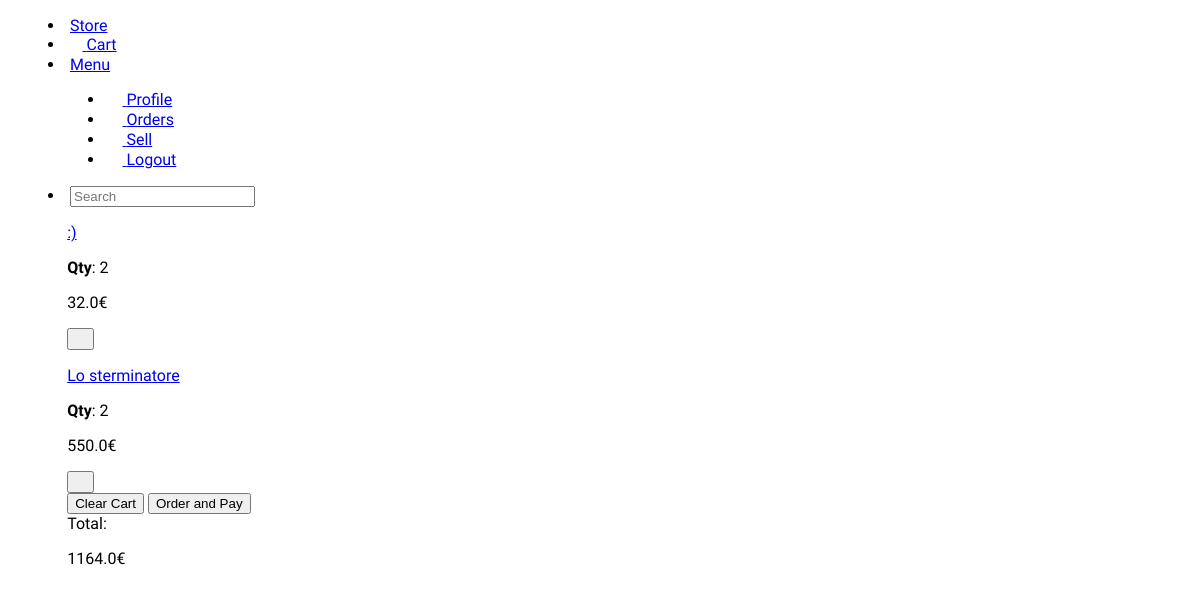
/cart (signed in), run on an earlier commit of the app's database.
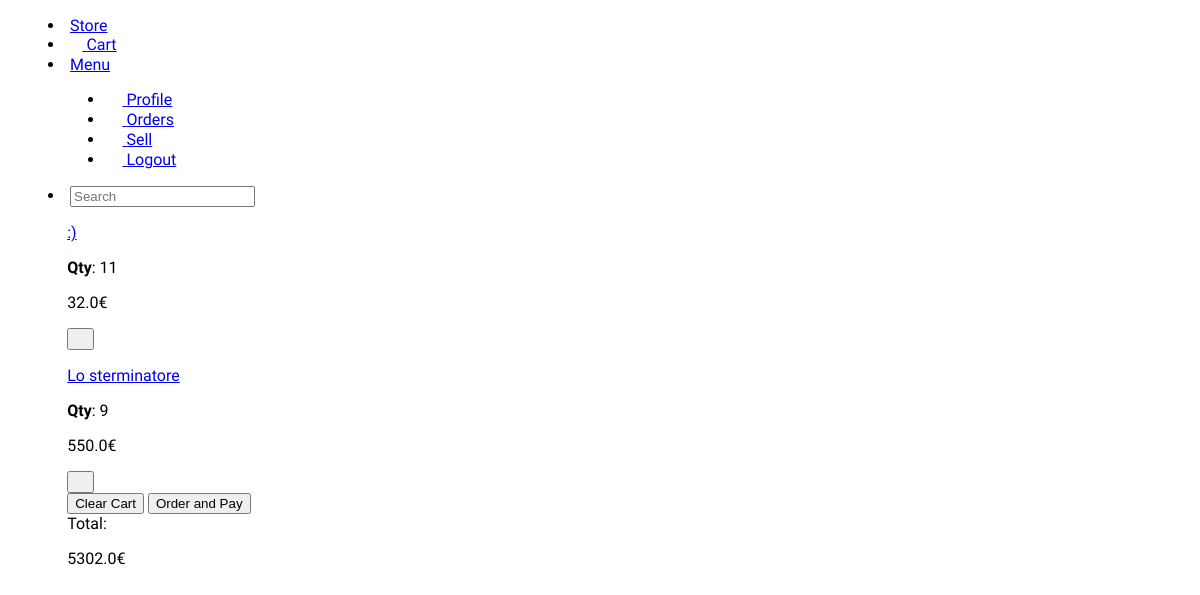
And on a later commit of the database.
### tables.py (models this page shows, shortened)
class Base(DeclarativeBase):
    pass

class CartProducts(Base):
    __tablename__ = 'cart_product'
    user_id: Mapped[int] = mapped_column(ForeignKey('users.id'), primary_key=True)
    product_id: Mapped[int] = mapped_column(ForeignKey('products.id'), primary_key=True)
    quantity: Mapped[int]
    product: Mapped['Product'] = relationship(back_populates='cart_product')
    user: Mapped['User'] = relationship(back_populates='cart_products')

class Product(Base):
    __tablename__ = 'products'
    id: Mapped[int] = mapped_column(primary_key=True, autoincrement=True)
    user_id: Mapped[int] = mapped_column(ForeignKey(User.id), nullable=False)
    brand: Mapped[str] = mapped_column(nullable=True)
    category_id: Mapped[int] = mapped_column(ForeignKey(Category.id))
    product_name: Mapped[str] = mapped_column(nullable=False)
    date: Mapped[datetime] = mapped_column(nullable=True)
    price: Mapped[float] = mapped_column(nullable=False)
    availability: Mapped[int] = mapped_column(nullable=False)
    descr: Mapped[str] = mapped_column(nullable=True)
    image_filename: Mapped[str] = mapped_column(nullable=False)
    cart_product: Mapped[List['CartProducts']] = relationship(back_populates='product')
    orders: Mapped[List['OrderProducts']] = relationship(back_populates='product')
    seller: Mapped['User'] = relationship('User')

### app.py (the view, shortened to what this page needs)
@app.route('/cart' , methods=['GET', 'POST'])
@login_required
def cart():
    if request.method == 'GET':
        products = db_session.scalars(select(CartProducts).where(CartProducts.user_id == int(current_user.get_id()))).all()
        total = sum(p.quantity * p.product.price for p in products)
        return render_template('cart.html', cart_items=products, total=total)

### app.py (called while the page is built)
@login_manager.user_loader
def load_user(user_id):
    return db_session.scalar(select(User).where(User.id == int(user_id))) # Dovrebbe ritornare 'None' se l'ID non è valido

### templates/cart.html (shortened to what this page needs)
{% extends 'base.html' %}
{% block content %}
    <div class="container-big">
        {% for item in cart_items %}
            <form method="post" class="border p-1">
                <div class="flex">
                    <div class="col-7">
                        <p class="larger"><a class="default" href="/product-details/{{item.product.id}}">{{item.product.product_name}}</a></p>
                        <p><b>Qty</b>: {{item.quantity}}</p>
                    </div>
                    <div>
                        <p class="py-.25 px-.5 bg-success border-r">{{ item.product.price }}€</p>
                        <button class="danger" type="submit" name="delete-item"><i class="bi bi-trash-fill"></i></button>
                    </div>
                </div>
            </form>
        {% endfor %}
        <form method="post" onsubmit="">
        <div class="flex">
            <button name="clear-cart" class="danger" type="submit">Clear Cart</button>
            <button name="place-order" class="ml-.5" type="submit">Order and Pay</button>
            <div style="margin-left: auto; margin-right: 0" class="larger">
                Total: <p class="py-.25 px-.5 bg-success inline block border-r">{{ total }}€</p>
            </div>
        </div>
        </form>
    </div>
{% endblock %}

### templates/base.html (shortened to what this page needs)
<!DOCTYPE html>
<html>
    <head>
        {% block head %}
        <link rel="stylesheet" href="https://matcha.mizu.sh/matcha.css">
        <link rel="stylesheet" href="../static/css/styles2.css">
        <link href="../static/icons/font/bootstrap-icons.css" rel="stylesheet">
        {% endblock %}
    </head>
    <body>
        {% include 'nav.html' %}
        {% block content %}
        {% endblock %}
    </body>
</html>

### templates/nav.html
<menu>
    <li><a href="/home">Store</a></li>
    <li class="{% if request.path ==  '/cart' %} selected {% endif %}"><a href="/cart"><i class="bi bi-cart3"></i> Cart</a></li>
    <li>
        <a href="#">Menu</a>
        <menu>
            <li class="{% if request.path == '/profile' %} selected {% endif %}"><a href="/profile"><i class="bi bi-person-fill"></i> Profile</a></li>
            <li class="{% if request.path == '/orders' %} selected {% endif %}"><a href="/orders"><i class="bi bi-box-seam"></i> Orders</a></li>
            <li class="{% if request.path ==  '/sell' %} selected {% endif %}"><a href="/sell"><i class="bi bi-cash-coin"></i> Sell</a></li>
            {% if current_user.is_authenticated %}
                <li class="attention"><a href="/logout"><i class="bi bi-box-arrow-left"></i> Logout</a></li>
            {% endif %}
        </menu>
    </li>
    <li class="m-0" ><input type="search" placeholder="Search"></li>
</menu>

### static/css/styles2.css (style rules this page uses)
body { font-family: "Onest"; }
.container-big { width: 90%; margin: 0 auto; }
.col-7 { flex: 70%; }
.border { border: 2px solid var(--bd-muted); border-radius: var(--bd-radius); }
.border-r { border-radius: var(--bd-radius); }

What changed in the data, as far as the page shows it:
changed CartProducts (number 1 of 2 on the later page): quantity "2" → "11"
changed CartProducts "Lo sterminatore": quantity "2" → "9"
Also different on the page:
{{ total }}: "1164.0" → "5302.0"
